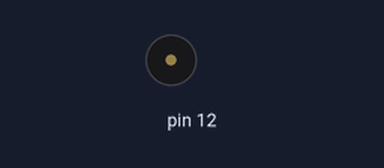
A sketch run on a simulated Arduino Uno, built with avr-gcc and run on an emulated ATmega328P. Shown: buzzer (waves = sounding).

Above: at 0.88 s.
At 9.98 s:
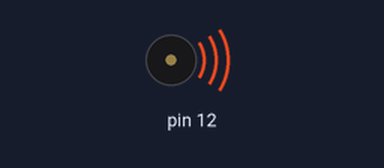
Timing chart, 0 to 10.5 s (numbered marks = the images above):
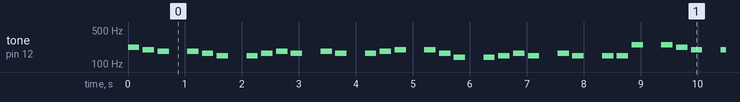

Measured:
- by itself, tone on pin 12: plays 220 Hz for 0.20 s, 196 Hz for 0.20 s, 185 Hz for 0.20 s, 185 Hz for 0.20 s, 165 Hz for 0.20 s, 147 Hz for 0.20 s … (367 notes in this stretch)

The sketch:

6_3buzzer_volume_control1.ino
```cpp
// C++ code
//
#define A2 110
#define B2 123
#define C3 131
#define C3s 139
#define D3 147
#define D3s 156
#define E3 165
#define F3 175
#define F3s 185
#define G3 196
#define G3s 208
#define A3 220
#define A3s 233
#define B3 247
#define C4 262
int m[]={
A3,G3,F3s,0,F3s ,E3, D3,0,D3, E3,F3s,E3, 0,F3s,E3,0,
E3,F3s,G3,0,G3,E3,C3s,0,C3s,D3,E3,D3,0,E3,D3,0,
D3,D3,B3,0,B3,A3,G3,0,G3,B3,A3,0,
A3,F3s,D3,0,D3,E3,F3s,0,F3s,G3,F3s,0,
E3,D3,E3,0,A2,
};
int t[]={
  4,4,4,4,4,4,4,4,4,4,
  4,4,4,4,4,4,4,4,4,4,
  4,4,4,4,4,4,4,4,4,4,
  4,4,4,4,4,4,4,4,4,4,
  4,4,4,4,4,4,4,4,4,4,
  4,4,4,4,4,4,4,4,2,4,
  3,
};
void setup()
{
  //pinMode(12, OUTPUT);
}

void loop()
{

  for(int i=0;i<61;i++){
  int td=800/t[i];
  tone(12,m[i],td);
    int pb=td*1.3;
    delay(pb);
    noTone(12);
  }
delay(200);

}
  
```
